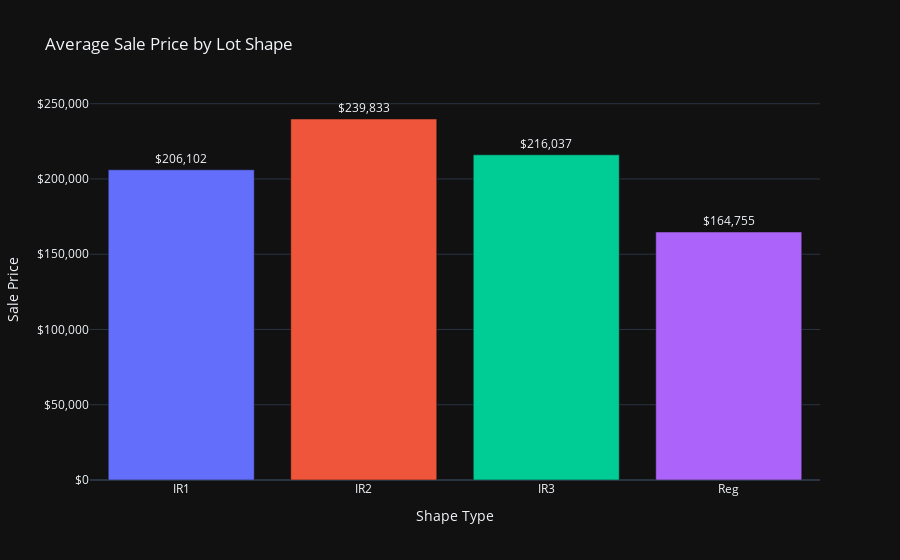

The cell this chart's notebook holds for it:
### Code cell
#What is the Average sale price by property shape?
shape_prices = df_train.groupby('LotShape')['SalePrice'].mean().reset_index()
contour_prices = df_train.groupby('LandContour')['SalePrice'].mean().reset_index()

fig6 = px.bar(shape_prices, x='LotShape', y='SalePrice', title='Average Sale Price by Lot Shape',
              color='LotShape', text='SalePrice', template='plotly_dark')
fig6.update_traces(texttemplate='$%{text:,.0f}', textposition='outside')
fig6.update_yaxes(title='Sale Price', tickprefix='$', tickformat=',')
fig6.update_xaxes(title='Shape Type')
fig6.update_layout(showlegend=False)

fig7 = px.bar(contour_prices, x='LandContour', y='SalePrice', title='Average Sale Price by Property Contour',
              color='LandContour', text='SalePrice', template='plotly_dark')
fig7.update_traces(texttemplate='$%{text:,.0f}', textposition='outside')
fig7.update_yaxes(title='Sale Price', tickprefix='$', tickformat=',')
fig7.update_xaxes(title='Contour Type')
fig7.update_layout(showlegend=False)

fig6.show()
fig7.show()

### Figure 1 — Plotly figure (JSON) as saved in the notebook; plotly's stock layout.template omitted (floating-point values rounded to 4 significant figures)
{"data": [{"hovertemplate": "LotShape=%{x}<br>SalePrice=%{text}<extra></extra>", "legendgroup": "IR1", "marker": {"color": "#636efa", "pattern": {"shape": ""}}, "name": "IR1", "orientation": "v", "showlegend": true, "text": [206100.0], "textposition": "outside", "texttemplate": "$%{text:,.0f}", "type": "bar", "x": ["IR1"], "xaxis": "x", "y": [206100.0], "yaxis": "y"}, {"hovertemplate": "LotShape=%{x}<br>SalePrice=%{text}<extra></extra>", "legendgroup": "IR2", "marker": {"color": "#EF553B", "pattern": {"shape": ""}}, "name": "IR2", "orientation": "v", "showlegend": true, "text": [239800.0], "textposition": "outside", "texttemplate": "$%{text:,.0f}", "type": "bar", "x": ["IR2"], "xaxis": "x", "y": [239800.0], "yaxis": "y"}, {"hovertemplate": "LotShape=%{x}<br>SalePrice=%{text}<extra></extra>", "legendgroup": "IR3", "marker": {"color": "#00cc96", "pattern": {"shape": ""}}, "name": "IR3", "orientation": "v", "showlegend": true, "text": [216000.0], "textposition": "outside", "texttemplate": "$%{text:,.0f}", "type": "bar", "x": ["IR3"], "xaxis": "x", "y": [216000.0], "yaxis": "y"}, {"hovertemplate": "LotShape=%{x}<br>SalePrice=%{text}<extra></extra>", "legendgroup": "Reg", "marker": {"color": "#ab63fa", "pattern": {"shape": ""}}, "name": "Reg", "orientation": "v", "showlegend": true, "text": [164800.0], "textposition": "outside", "texttemplate": "$%{text:,.0f}", "type": "bar", "x": ["Reg"], "xaxis": "x", "y": [164800.0], "yaxis": "y"}], "layout": {"barmode": "relative", "legend": {"title": {"text": "LotShape"}, "tracegroupgap": 0}, "showlegend": false, "title": {"text": "Average Sale Price by Lot Shape"}, "xaxis": {"anchor": "y", "categoryarray": ["IR1", "IR2", "IR3", "Reg"], "categoryorder": "array", "domain": [0, 1], "title": {"text": "Shape Type"}}, "yaxis": {"anchor": "x", "domain": [0, 1], "tickformat": ",", "tickprefix": "$", "title": {"text": "Sale Price"}}}}
